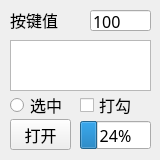
<?xml version="1.0" encoding="UTF-8"?>
<ui version="4.0">
 <class>hello_qtClass</class>
 <widget class="QWidget" name="hello_qtClass">
  <property name="geometry">
   <rect>
    <x>0</x>
    <y>0</y>
    <width>160</width>
    <height>160</height>
   </rect>
  </property>
  <property name="sizePolicy">
   <sizepolicy hsizetype="Fixed" vsizetype="Fixed">
    <horstretch>0</horstretch>
    <verstretch>0</verstretch>
   </sizepolicy>
  </property>
  <property name="minimumSize">
   <size>
    <width>160</width>
    <height>160</height>
   </size>
  </property>
  <property name="maximumSize">
   <size>
    <width>160</width>
    <height>160</height>
   </size>
  </property>
  <property name="baseSize">
   <size>
    <width>160</width>
    <height>160</height>
   </size>
  </property>
  <property name="font">
   <font>
    <family>文泉驿点阵正黑</family>
    <pointsize>12</pointsize>
   </font>
  </property>
  <property name="cursor">
   <cursorShape>BlankCursor</cursorShape>
  </property>
  <property name="windowTitle">
   <string>hello</string>
  </property>
  <widget class="QRadioButton" name="radioButton">
   <property name="geometry">
    <rect>
     <x>10</x>
     <y>95</y>
     <width>71</width>
     <height>20</height>
    </rect>
   </property>
   <property name="text">
    <string>选中</string>
   </property>
  </widget>
  <widget class="QLineEdit" name="lineEdit">
   <property name="geometry">
    <rect>
     <x>90</x>
     <y>10</y>
     <width>61</width>
     <height>21</height>
    </rect>
   </property>
   <property name="text">
    <string>100</string>
   </property>
  </widget>
  <widget class="QLabel" name="label">
   <property name="geometry">
    <rect>
     <x>10</x>
     <y>10</y>
     <width>66</width>
     <height>20</height>
    </rect>
   </property>
   <property name="text">
    <string>按键值</string>
   </property>
  </widget>
  <widget class="QPushButton" name="pushButton">
   <property name="geometry">
    <rect>
     <x>10</x>
     <y>119</y>
     <width>61</width>
     <height>31</height>
    </rect>
   </property>
   <property name="text">
    <string>打开</string>
   </property>
  </widget>
  <widget class="QProgressBar" name="progressBar">
   <property name="geometry">
    <rect>
     <x>80</x>
     <y>121</y>
     <width>71</width>
     <height>28</height>
    </rect>
   </property>
   <property name="value">
    <number>24</number>
   </property>
  </widget>
  <widget class="QCheckBox" name="checkBox">
   <property name="geometry">
    <rect>
     <x>80</x>
     <y>95</y>
     <width>71</width>
     <height>20</height>
    </rect>
   </property>
   <property name="text">
    <string>打勾</string>
   </property>
  </widget>
  <widget class="QListWidget" name="listWidget">
   <property name="geometry">
    <rect>
     <x>10</x>
     <y>40</y>
     <width>141</width>
     <height>51</height>
    </rect>
   </property>
  </widget>
 </widget>
 <layoutdefault spacing="6" margin="11"/>
 <resources/>
 <connections/>
</ui>
